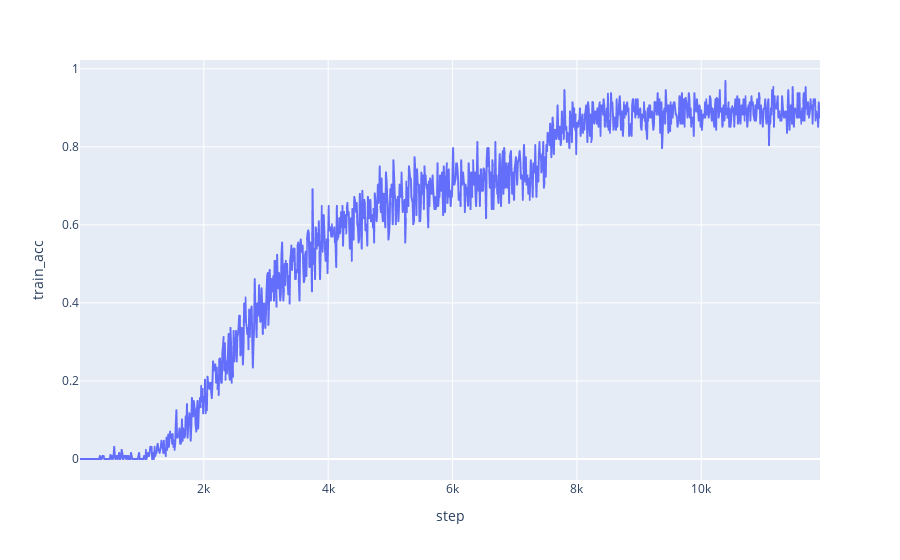
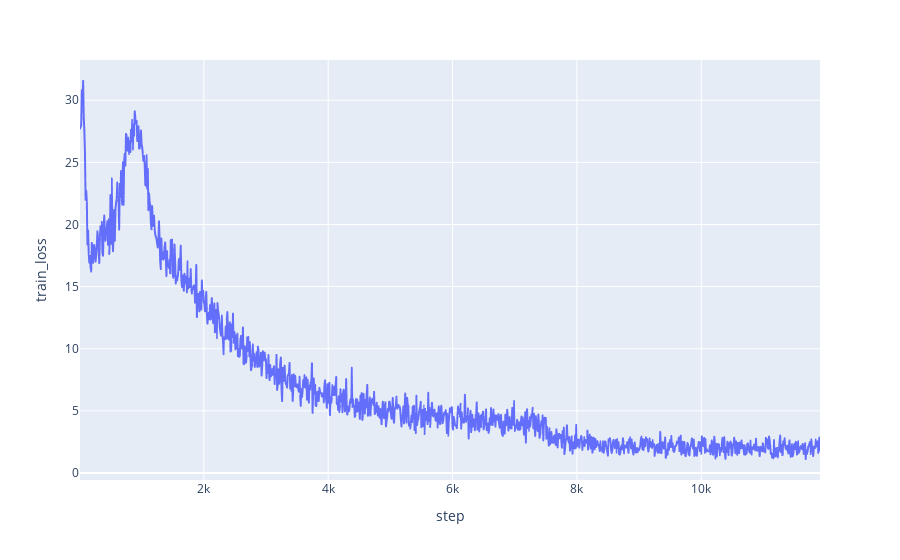
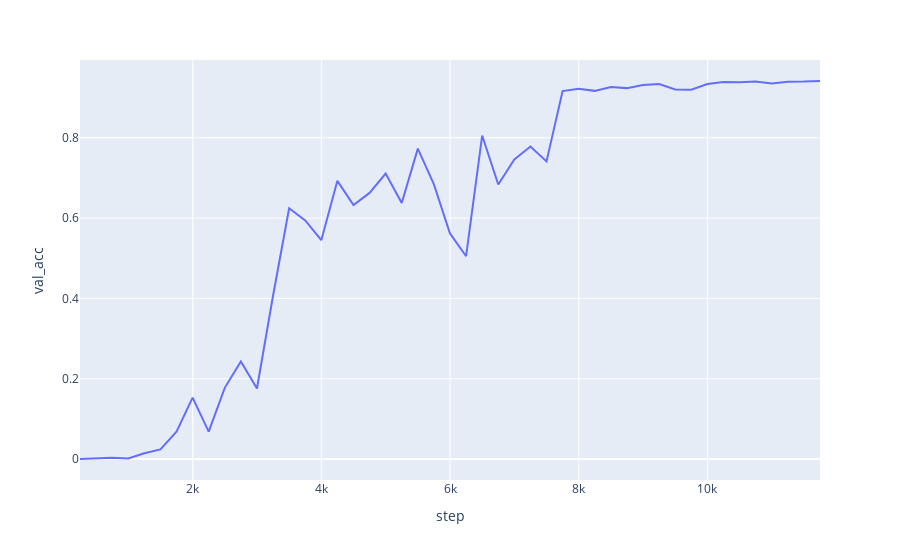
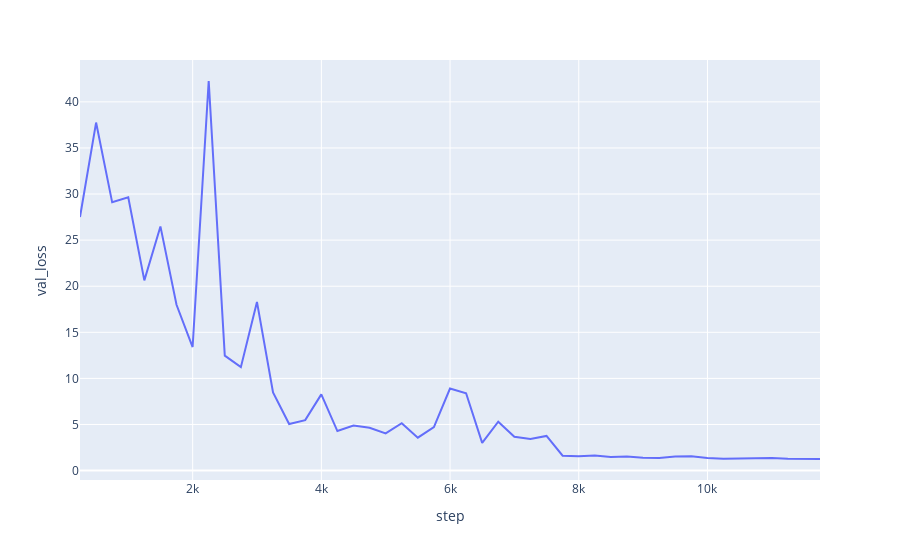

Source (notebook cell) for these figures, in order:
### Code cell
fig = make_subplots(2,3)
fig.add_traces(
    [
    go.Scatter(df_train,x='step', y='train_acc'),
    go.Scatter(df_val,x='step', y='val_acc'),
    ]
    rows=[1, 1],
    cols=[1, 2]
)
fig1 = ex.line(df_train, x='step', y='train_acc')
fig2 = ex.line(df_train, x='step', y='train_loss')
fig3 = ex.line(df_val, x='step', y='val_acc')
fig4 = ex.line(df_val, x='step', y='val_loss')
fig5 = ex.line(df_val, x='step', y='epoch')
fig1.show()
fig2.show()
fig3.show()
fig4.show()
fig5.show()

### Figure 1 — Plotly figure (JSON) as saved in the notebook; plotly's stock layout.template omitted (floating-point values rounded to 4 significant figures; data arrays with more than 128 entries replaced by an {"elided": "..."} marker saying what was removed)
{"data": [{"hovertemplate": "step=%{x}<br>train_acc=%{y}<extra></extra>", "legendgroup": "", "line": {"color": "#636efa", "dash": "solid"}, "marker": {"symbol": "circle"}, "mode": "lines", "name": "", "showlegend": false, "type": "scattergl", "x": {"elided": "1191 int values"}, "xaxis": "x", "y": {"elided": "1191 float values"}, "yaxis": "y"}], "layout": {"legend": {"tracegroupgap": 0}, "margin": {"t": 60}, "xaxis": {"anchor": "y", "domain": [0, 1], "title": {"text": "step"}}, "yaxis": {"anchor": "x", "domain": [0, 1], "title": {"text": "train_acc"}}}}

### Figure 2 — Plotly figure (JSON) as saved in the notebook; plotly's stock layout.template omitted (floating-point values rounded to 4 significant figures; data arrays with more than 128 entries replaced by an {"elided": "..."} marker saying what was removed)
{"data": [{"hovertemplate": "step=%{x}<br>train_loss=%{y}<extra></extra>", "legendgroup": "", "line": {"color": "#636efa", "dash": "solid"}, "marker": {"symbol": "circle"}, "mode": "lines", "name": "", "showlegend": false, "type": "scattergl", "x": {"elided": "1191 int values"}, "xaxis": "x", "y": {"elided": "1191 float values"}, "yaxis": "y"}], "layout": {"legend": {"tracegroupgap": 0}, "margin": {"t": 60}, "xaxis": {"anchor": "y", "domain": [0, 1], "title": {"text": "step"}}, "yaxis": {"anchor": "x", "domain": [0, 1], "title": {"text": "train_loss"}}}}

### Figure 3 — Plotly figure (JSON) as saved in the notebook; plotly's stock layout.template omitted (floating-point values rounded to 4 significant figures)
{"data": [{"hovertemplate": "step=%{x}<br>val_acc=%{y}<extra></extra>", "legendgroup": "", "line": {"color": "#636efa", "dash": "solid"}, "marker": {"symbol": "circle"}, "mode": "lines", "name": "", "orientation": "v", "showlegend": false, "type": "scatter", "x": [249, 499, 749, 999, 1249, 1499, 1749, 1999, 2249, 2499, 2749, 2999, 3249, 3499, 3749, 3999, 4249, 4499, 4749, 4999, 5249, 5499, 5749, 5999, 6249, 6499, 6749, 6999, 7249, 7499, 7749, 7999, 8249, 8499, 8749, 8999, 9249, 9499, 9749, 9999, 10249, 10499, 10749, 10999, 11249, 11499, 11749], "xaxis": "x", "y": [0, 0.0008222, 0.003054, 0.001175, 0.01412, 0.02378, 0.06801, 0.153, 0.06827, 0.1772, 0.2427, 0.1756, 0.4064, 0.6245, 0.5941, 0.5449, 0.6927, 0.6325, 0.6626, 0.711, 0.6375, 0.7729, 0.6839, 0.5617, 0.505, 0.8055, 0.6835, 0.746, 0.7782, 0.741, 0.9161, 0.9223, 0.9168, 0.9261, 0.9236, 0.9314, 0.9336, 0.9202, 0.9195, 0.9337, 0.9388, 0.9381, 0.9404, 0.9353, 0.9397, 0.9398, 0.9413], "yaxis": "y"}], "layout": {"legend": {"tracegroupgap": 0}, "margin": {"t": 60}, "xaxis": {"anchor": "y", "domain": [0, 1], "title": {"text": "step"}}, "yaxis": {"anchor": "x", "domain": [0, 1], "title": {"text": "val_acc"}}}}

### Figure 4 — Plotly figure (JSON) as saved in the notebook; plotly's stock layout.template omitted (floating-point values rounded to 4 significant figures)
{"data": [{"hovertemplate": "step=%{x}<br>val_loss=%{y}<extra></extra>", "legendgroup": "", "line": {"color": "#636efa", "dash": "solid"}, "marker": {"symbol": "circle"}, "mode": "lines", "name": "", "orientation": "v", "showlegend": false, "type": "scatter", "x": [249, 499, 749, 999, 1249, 1499, 1749, 1999, 2249, 2499, 2749, 2999, 3249, 3499, 3749, 3999, 4249, 4499, 4749, 4999, 5249, 5499, 5749, 5999, 6249, 6499, 6749, 6999, 7249, 7499, 7749, 7999, 8249, 8499, 8749, 8999, 9249, 9499, 9749, 9999, 10249, 10499, 10749, 10999, 11249, 11499, 11749], "xaxis": "x", "y": [27.51, 37.75, 29.1, 29.64, 20.63, 26.49, 17.99, 13.4, 42.26, 12.47, 11.22, 18.3, 8.472, 5.055, 5.475, 8.264, 4.289, 4.89, 4.645, 4.027, 5.134, 3.569, 4.72, 8.9, 8.386, 3.005, 5.297, 3.661, 3.417, 3.759, 1.617, 1.542, 1.637, 1.472, 1.525, 1.392, 1.374, 1.539, 1.543, 1.364, 1.281, 1.3, 1.28, 1.355, 1.274, 1.27, 1.254], "yaxis": "y"}], "layout": {"legend": {"tracegroupgap": 0}, "margin": {"t": 60}, "xaxis": {"anchor": "y", "domain": [0, 1], "title": {"text": "step"}}, "yaxis": {"anchor": "x", "domain": [0, 1], "title": {"text": "val_loss"}}}}
